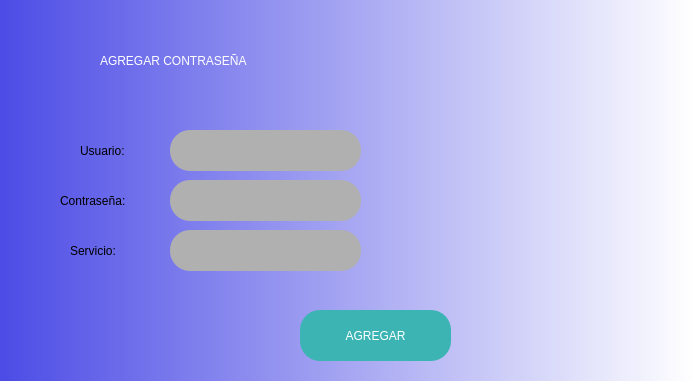
<?xml version="1.0" encoding="UTF-8"?>
<ui version="4.0">
 <class>MainWindow</class>
 <widget class="QMainWindow" name="MainWindow">
  <property name="geometry">
   <rect>
    <x>0</x>
    <y>0</y>
    <width>694</width>
    <height>381</height>
   </rect>
  </property>
  <property name="windowTitle">
   <string>MainWindow</string>
  </property>
  <property name="styleSheet">
   <string notr="true">QWidget#centralwidget{
background-color: qlineargradient(spread:reflect, x1:0, y1:0, x2:1, y2:0, stop:0 rgba(76, 76, 230, 255), stop:1 rgba(255, 255, 255, 255));}</string>
  </property>
  <widget class="QWidget" name="centralwidget">
   <widget class="QLabel" name="label">
    <property name="geometry">
     <rect>
      <x>0</x>
      <y>0</y>
      <width>801</width>
      <height>641</height>
     </rect>
    </property>
    <property name="text">
     <string/>
    </property>
    <property name="pixmap">
     <pixmap>1c61dc199e4a6354f8cf14540d2b85ca.jpg</pixmap>
    </property>
    <property name="scaledContents">
     <bool>true</bool>
    </property>
   </widget>
   <widget class="QLabel" name="WELCOME">
    <property name="geometry">
     <rect>
      <x>100</x>
      <y>10</y>
      <width>501</width>
      <height>101</height>
     </rect>
    </property>
    <property name="styleSheet">
     <string notr="true">font: 75 28pt &quot;Calisto MT&quot;;
color: rgb(255, 255, 255);</string>
    </property>
    <property name="text">
     <string>AGREGAR CONTRASEÑA</string>
    </property>
    <property name="scaledContents">
     <bool>true</bool>
    </property>
   </widget>
   <widget class="QLabel" name="lb_fondo_2">
    <property name="geometry">
     <rect>
      <x>50</x>
      <y>120</y>
      <width>401</width>
      <height>171</height>
     </rect>
    </property>
    <property name="styleSheet">
     <string notr="true">

border-radius: 30px; /* Cambia 10px por el radio deseado */</string>
    </property>
    <property name="text">
     <string/>
    </property>
    <property name="pixmap">
     <pixmap>1233706_6b7ea.jpg</pixmap>
    </property>
    <property name="scaledContents">
     <bool>false</bool>
    </property>
    <property name="margin">
     <number>0</number>
    </property>
   </widget>
   <widget class="QLabel" name="lbl_contrasea">
    <property name="geometry">
     <rect>
      <x>60</x>
      <y>190</y>
      <width>111</width>
      <height>21</height>
     </rect>
    </property>
    <property name="styleSheet">
     <string notr="true">font: 14pt &quot;MS Shell Dlg 2&quot;;</string>
    </property>
    <property name="text">
     <string>Contraseña:</string>
    </property>
   </widget>
   <widget class="QLabel" name="lbl_usuario">
    <property name="geometry">
     <rect>
      <x>80</x>
      <y>140</y>
      <width>91</width>
      <height>21</height>
     </rect>
    </property>
    <property name="styleSheet">
     <string notr="true">font: 14pt &quot;MS Shell Dlg 2&quot;;</string>
    </property>
    <property name="text">
     <string>Usuario:</string>
    </property>
   </widget>
   <widget class="QLineEdit" name="lineEdit_usuario">
    <property name="geometry">
     <rect>
      <x>170</x>
      <y>130</y>
      <width>191</width>
      <height>41</height>
     </rect>
    </property>
    <property name="styleSheet">
     <string notr="true">background-color: rgb(176, 176, 176);
color: rgb(255, 255, 255);
font: 14pt &quot;MS Shell Dlg 2&quot;;
border-radius:20px;</string>
    </property>
   </widget>
   <widget class="QLineEdit" name="lineEdit_contrasea">
    <property name="geometry">
     <rect>
      <x>170</x>
      <y>180</y>
      <width>191</width>
      <height>41</height>
     </rect>
    </property>
    <property name="styleSheet">
     <string notr="true">background-color: rgb(176, 176, 176);

color: rgb(255, 255, 255);
font: 14pt &quot;MS Shell Dlg 2&quot;;
border-radius:20px;</string>
    </property>
   </widget>
   <widget class="QPushButton" name="Button_ingresar">
    <property name="geometry">
     <rect>
      <x>300</x>
      <y>310</y>
      <width>151</width>
      <height>51</height>
     </rect>
    </property>
    <property name="styleSheet">
     <string notr="true">
color: rgb(255, 255, 255);
font: 14pt &quot;MS Shell Dlg 2&quot;;
border-radius:20px;
background-color: rgb(60, 180, 180);</string>
    </property>
    <property name="text">
     <string>AGREGAR</string>
    </property>
   </widget>
   <widget class="QLabel" name="lbl_servicio">
    <property name="geometry">
     <rect>
      <x>70</x>
      <y>240</y>
      <width>81</width>
      <height>21</height>
     </rect>
    </property>
    <property name="styleSheet">
     <string notr="true">font: 14pt &quot;MS Shell Dlg 2&quot;;</string>
    </property>
    <property name="text">
     <string>Servicio:</string>
    </property>
   </widget>
   <widget class="QLineEdit" name="lineEdit_servicio">
    <property name="geometry">
     <rect>
      <x>170</x>
      <y>230</y>
      <width>191</width>
      <height>41</height>
     </rect>
    </property>
    <property name="styleSheet">
     <string notr="true">background-color: rgb(176, 176, 176);

color: rgb(255, 255, 255);
font: 14pt &quot;MS Shell Dlg 2&quot;;
border-radius:20px;</string>
    </property>
   </widget>
   <widget class="QLabel" name="lb_fondo_3">
    <property name="geometry">
     <rect>
      <x>370</x>
      <y>130</y>
      <width>41</width>
      <height>31</height>
     </rect>
    </property>
    <property name="styleSheet">
     <string notr="true">

border-radius: 30px; /* Cambia 10px por el radio deseado */</string>
    </property>
    <property name="text">
     <string/>
    </property>
    <property name="pixmap">
     <pixmap>src/16363.png</pixmap>
    </property>
    <property name="scaledContents">
     <bool>true</bool>
    </property>
    <property name="margin">
     <number>0</number>
    </property>
   </widget>
   <widget class="QLabel" name="lb_fondo_4">
    <property name="geometry">
     <rect>
      <x>360</x>
      <y>170</y>
      <width>61</width>
      <height>41</height>
     </rect>
    </property>
    <property name="styleSheet">
     <string notr="true">

border-radius: 30px; /* Cambia 10px por el radio deseado */</string>
    </property>
    <property name="text">
     <string/>
    </property>
    <property name="pixmap">
     <pixmap>src/102643.png</pixmap>
    </property>
    <property name="scaledContents">
     <bool>true</bool>
    </property>
    <property name="margin">
     <number>0</number>
    </property>
   </widget>
   <widget class="QLabel" name="lb_fondo_5">
    <property name="geometry">
     <rect>
      <x>470</x>
      <y>120</y>
      <width>191</width>
      <height>181</height>
     </rect>
    </property>
    <property name="styleSheet">
     <string notr="true">

border-radius: 30px; /* Cambia 10px por el radio deseado */</string>
    </property>
    <property name="text">
     <string/>
    </property>
    <property name="pixmap">
     <pixmap>5065361.png</pixmap>
    </property>
    <property name="scaledContents">
     <bool>true</bool>
    </property>
    <property name="margin">
     <number>0</number>
    </property>
   </widget>
  </widget>
 </widget>
 <resources/>
 <connections/>
</ui>
